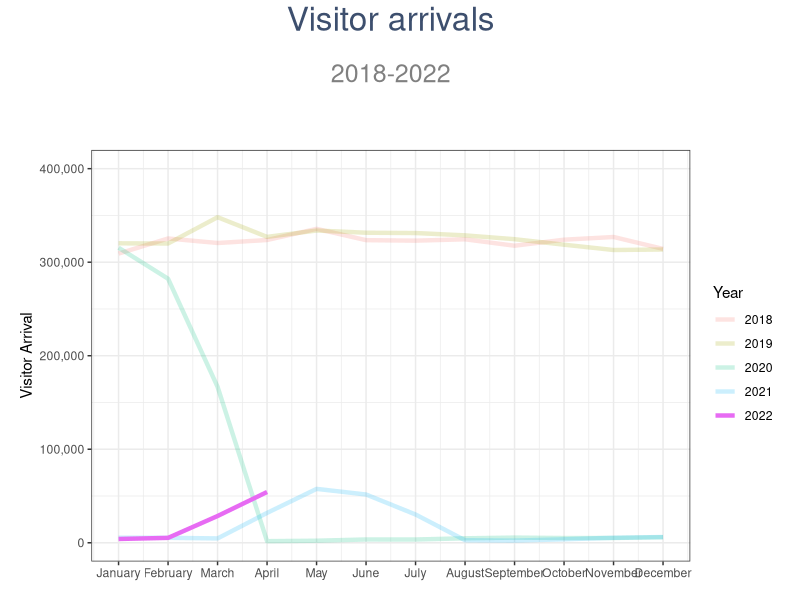
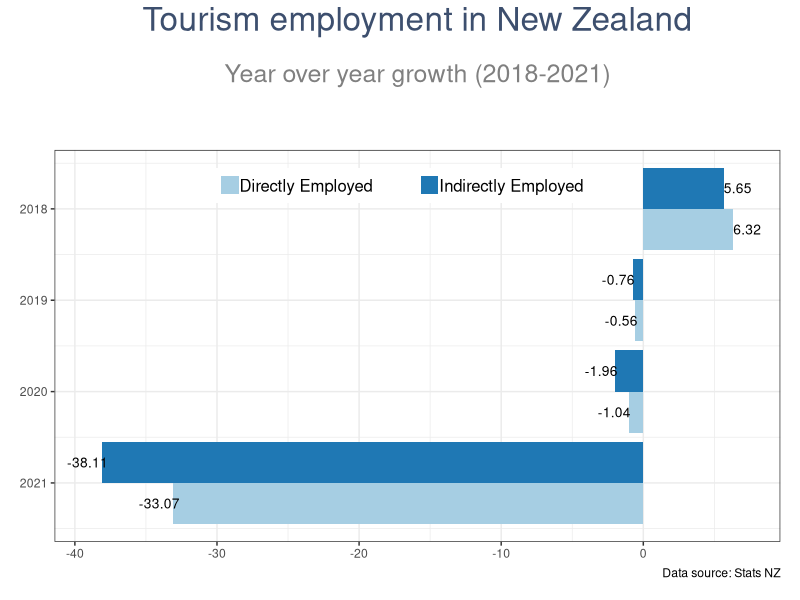

These figures' R source, in order:
library(readxl)
library(scales)
library(lubridate)
library(grid)
library(tidyverse)


########### graph1 ######
intArrival <- read_excel("COVID19_impact_on_NZ_Tourism/RawData/InternationaArrival2010-Apr2022.xlsx")


# data prep 
intArrivalClean0 <- as.data.frame(intArrival[2:149,])
names(intArrivalClean0) <- c("date","seasonallyAdjusted","trend")
intArrivalClean0$date <- as.Date(paste(intArrivalClean0$date, "01", sep = "-"), "%YM%m-%d")
intArrivalClean0$date <- as.POSIXct(intArrivalClean0$date)

intArrivalClean1 <- intArrivalClean0 %>%
  mutate(SeasonallyAdjusted = as.numeric(seasonallyAdjusted), 
         Trend = as.numeric(trend),
         Year = year(date),
         Month = month(date)) %>%
  filter(Year %in% c(2018:2022))



# visualisation 

intArrivalClean1$Year <- factor(intArrivalClean1$Year)

ggplot() +
  geom_line(data = intArrivalClean1, aes (x = Month, y = SeasonallyAdjusted, color = Year, alpha = Year),lwd=1.5)+
  scale_alpha_manual(values=c(0.2,0.2,0.2,0.2,1)) +
  theme(axis.title.x = element_blank()) +
  labs (title = "Visitor arrivals",
        subtitle = "2018-2022") +
  scale_y_continuous(name = "Visitor Arrival",limits = c(0,400000),labels = comma) +
  scale_x_continuous( breaks = seq_along(month.name),
                      labels = month.name) +
  theme_bw() +
    theme(plot.title = element_text(colour = "#3d4f6e",size = 24,vjust = 10, hjust = 0.5),
          plot.subtitle = element_text(colour = "#808080",size = 18, vjust = 10, hjust =0.5),
          plot.margin = margin(2, 0.5, 0.5, 0.5, "cm"),
          axis.title.x = element_blank())


 # annotate("segment", x = 2, y = 275000, yend = 274000, xend = 2,15
  #         color = "blue", size = 2, arrow = arrow()) +
  #annotate("text", x = 2,275000,
   #        label = "This Job is mine",
    #       col = "black",
     #      size = 5)

########### graphe 2 employment market######

employment <- read_excel("COVID19_impact_on_NZ_Tourism/RawData/employment.xlsx")

employment0 <- as.data.frame(employment[2:13,1:4])
names(employment0) <- c("Year","DirectlyEmployed","IndirectlyEmployed","TotalEmployed")


employment1 <- employment0 %>%
  mutate(DirectlyEmployed = as.numeric(DirectlyEmployed),
         IndirectlyEmployed = as.numeric(IndirectlyEmployed),
         TotalEmployed = as.numeric(TotalEmployed),
         Year = as.numeric(Year)) %>%
  mutate(DirectlyEmployedGrowthRate = 
           round((DirectlyEmployed- lag(DirectlyEmployed))/lag(DirectlyEmployed)*100, digits = 2),
         IndirectlyEmployedGrowthRate = 
           round((IndirectlyEmployed- lag(IndirectlyEmployed))/lag(IndirectlyEmployed)*100, digits = 2),
         TotalEmployedGrowthRate = 
           round((TotalEmployed- lag(TotalEmployed))/lag(TotalEmployed)*100, digits = 2)) %>%
  filter(Year %in% c(2018:2021)) %>%
  select(c("Year","DirectlyEmployedGrowthRate","IndirectlyEmployedGrowthRate","TotalEmployedGrowthRate"))

names(employment1) <- c("Year","Directly Employed", "Indirectly Employed", "Total Employed")


# visualization

emplViz <- employment1 %>%
  gather("Directly Employed", "Indirectly Employed", "Total Employed", 
         key = EmployementType, value = AnnualGrowthRate) %>%
  filter(EmployementType %in% c("Directly Employed","Indirectly Employed"))

ggplot(data = emplViz, aes (x = Year, y = AnnualGrowthRate, fill = EmployementType )) +
  geom_bar(stat = "identity", position = position_dodge()) +
  geom_text(aes(y=AnnualGrowthRate+sign(AnnualGrowthRate),label=AnnualGrowthRate),position = position_dodge(0.9), size=3.5) +
  scale_fill_brewer(palette = "Paired") +
  labs(title = "Tourism employment in New Zealand",
       subtitle = "Year over year growth (2018-2021)",
       caption = "Data source: Stats NZ",
       fill = "") +
  theme_bw() +
  theme(plot.title = element_text(colour = "#3d4f6e",size = 24,vjust = 10, hjust = 0.5),
        plot.subtitle = element_text(colour = "#808080",size = 18, vjust = 10, hjust =0.5),
        axis.title.y = element_blank(),
        axis.title.x = element_blank(),
        legend.direction = "horizontal",
        legend.position = c(0.5, 0.91),
        legend.text = element_text(size = 12,margin = margin(r = 1, unit = 'cm')),
        legend.key.size = unit(0.5, "cm"),
        plot.margin = margin(2, 0.5, 0.5, 0.5, "cm")) + 
  scale_x_reverse() +
  coord_flip()

#96d6ba



##### 3 Domestic expenditure #####
  



